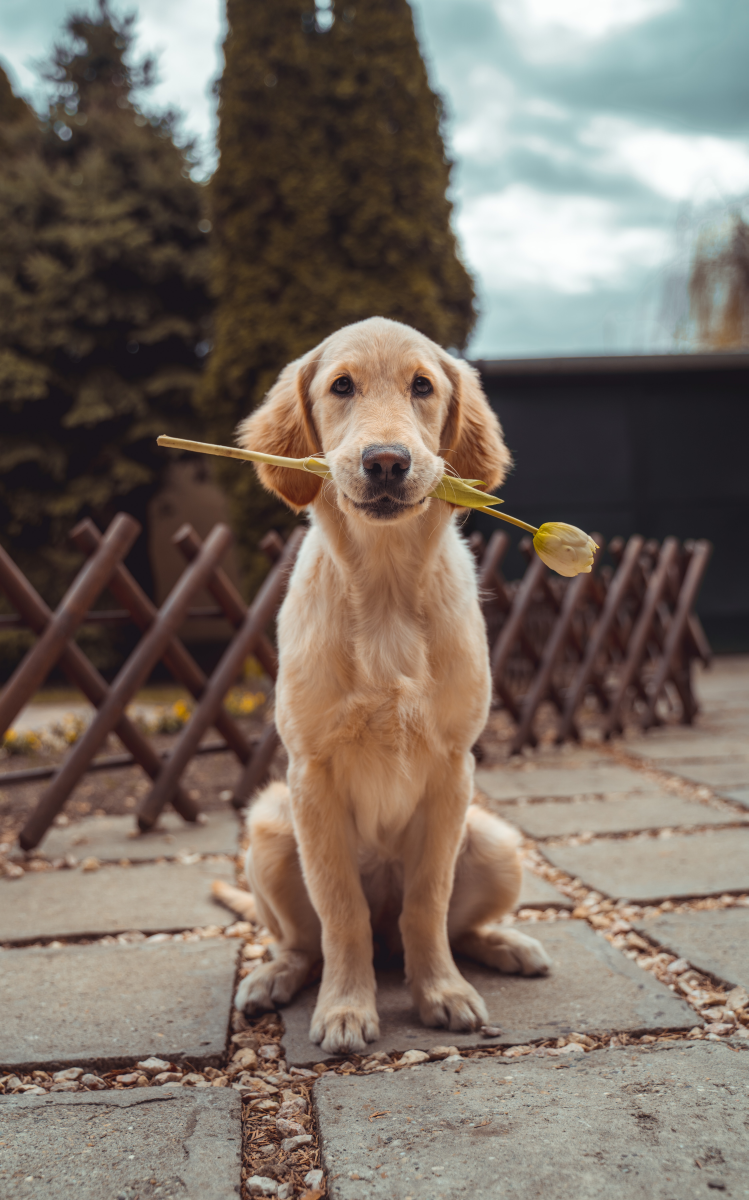
#> input picture data/test.jpg, 3742 x 6000 px (shown at 1/5 size)
$ python main.py
#> lines starting #> are read from the running program, lines starting #| are printed output that depends on the picture
### tools/imgPRE.py
import cv2
import numpy as np


# Load image
def imload(path, color=True):
#> called with path = './data/test.jpg', color = True
    if color:
        return cv2.cvtColor(cv2.imread(path), cv2.COLOR_BGR2RGB)
    else:
        return cv2.imread(path, cv2.COLOR_BGR2GRAY)


# Save image
# [53 lines left out: functions imsave, resizing, sharpening, not called in this run]


# Cutting image
def cutting(img, size=(32, 32), start='center'):
    '''
    Cutting Image
    ========
    Parameters
    --------
    * img : image
    * size : (type = tuple) ( x, y )
    * start : (type = str) center, start, end
    '''
#> called with size = (1500, 1500), start = 'center'
    x_c = img.shape[0]
#> x_c = 6000
    y_c = img.shape[1]
#> y_c = 3742
    if start == 'center':
        return img[int((x_c/2)-size[0]/2):int((x_c/2)+size[0]/2), int((y_c/2)-size[1]/2):int((y_c/2)+size[1]/2)]
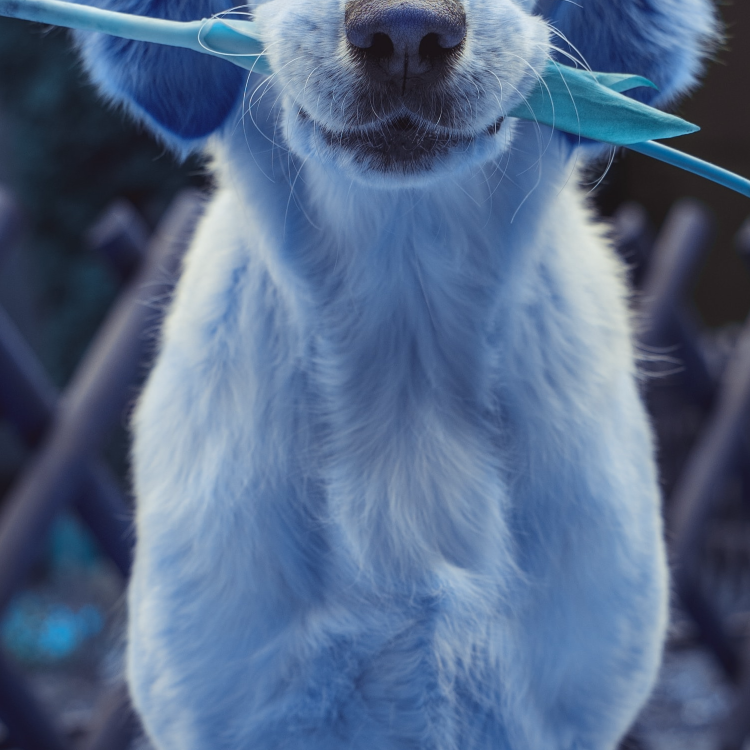
#> returned value: shape (1500, 1500, 3) (shown at 1/2 size); mean of channels 0, 1, 2 136.2, 105, 84.4; drawn as B, G, R
    elif start == 'start':
        return img[:size[0], :size[1]]
    elif start == 'end':
        return img[(x_c-size[0]):, (y_c-size[1]):]

# Remove background


# Binarization image
# [13 lines left out: function binarization, not called in this run]

# Brightness image

# Contrast image

# Image Edge detection

### main.py
import tools.imgPRE as pre
import matplotlib.pyplot as plt

img = pre.imload("./data/test.jpg")
# [5 lines of commented-out code are left out]

cut = pre.cutting(img, size=(1500, 1500), start='center')
plt.imshow(cut)
plt.show()
